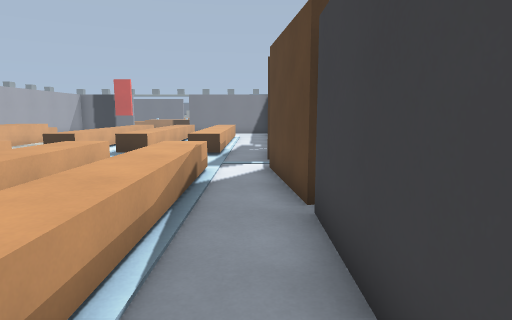
view 1 (above)

24 first-person views from a walk through a Godot game level. The camera is 1.5 m above the floor, tilts 8° down and sees 75° across. The floor is counted in squares, 1 m on a side. Each view is taken from the middle of a square. On the plan, view 1 faces up. The plan holds only what a view shows up to about 15 squares ahead; the rest is blank. The place goes on beyond the plan. Surface patterns are stand-ins for the level's own textures.

view 2
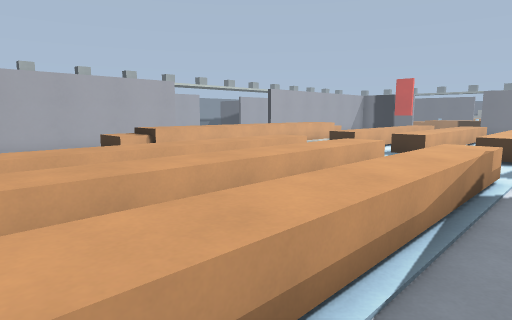

view 3
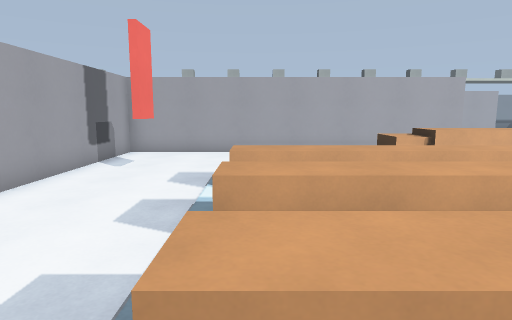

view 4
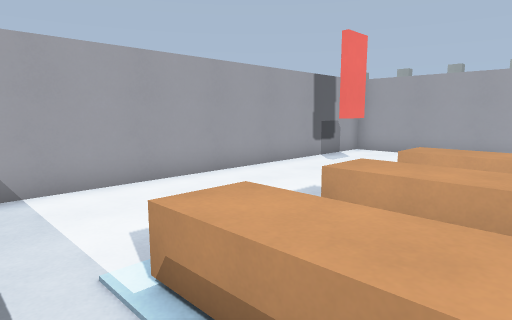

view 5
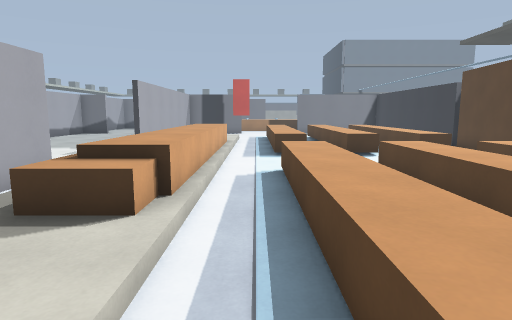

view 6
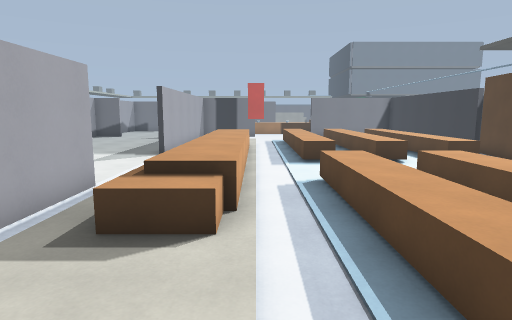

view 7
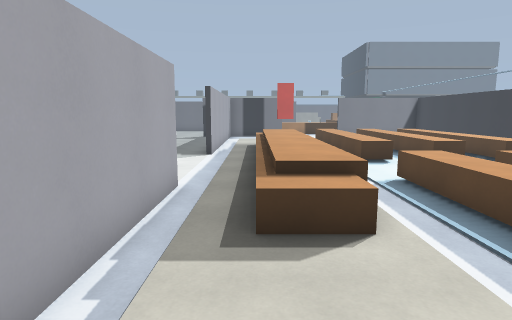

view 8
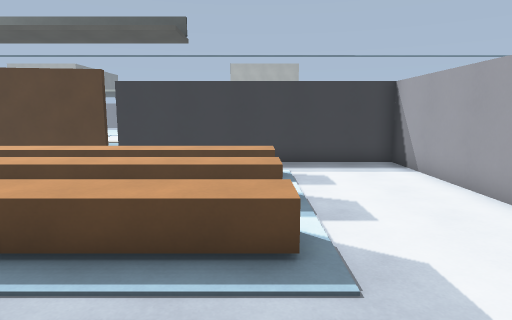

view 9
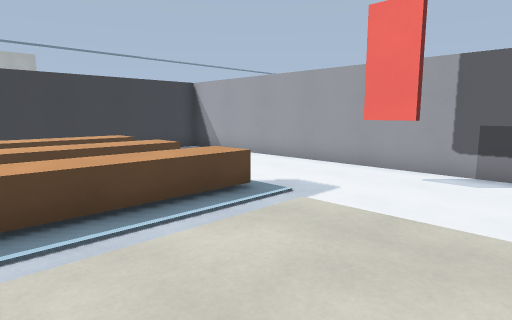

view 10
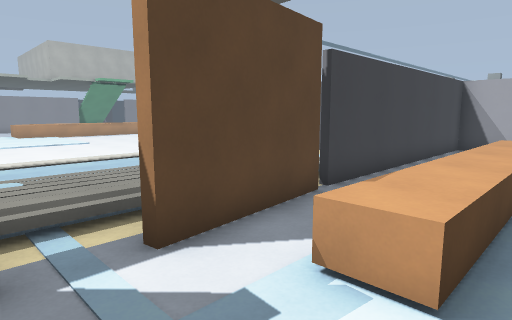

view 11
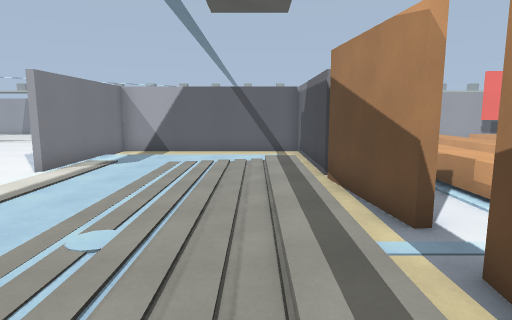

view 12
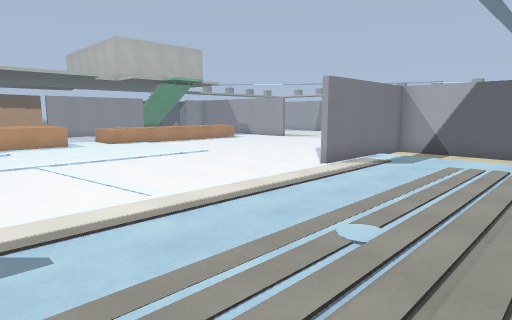

view 13
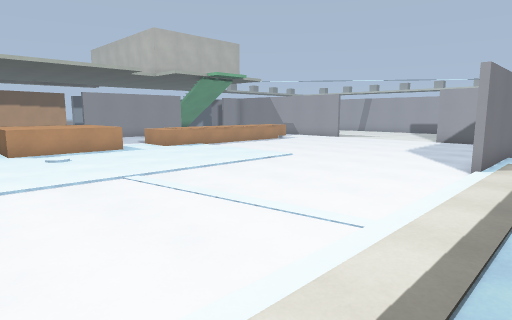

view 14
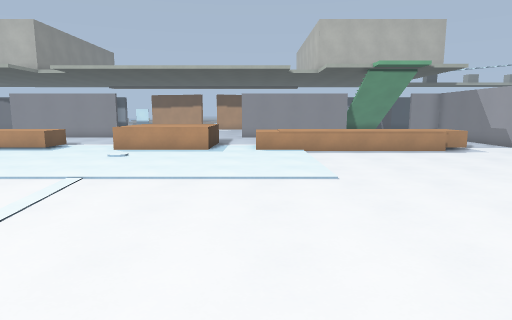

view 15
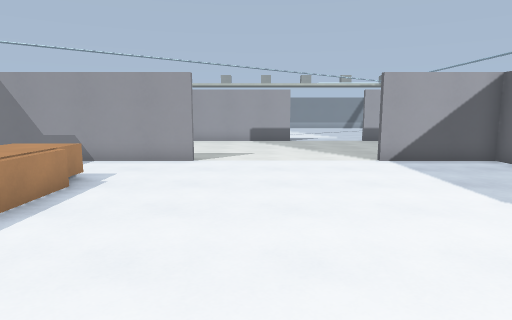

view 16
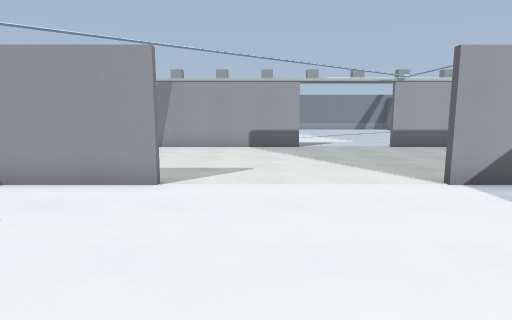

view 17
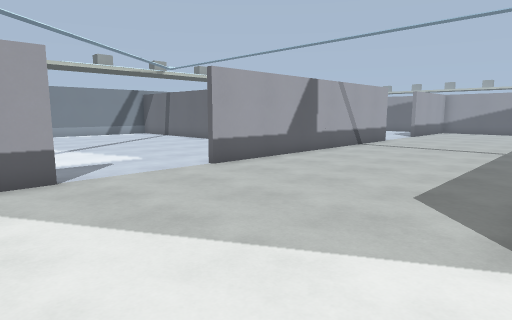

view 18
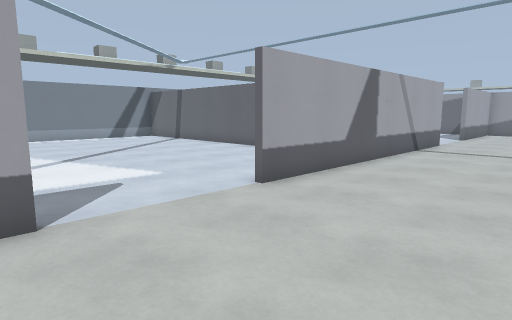

view 19
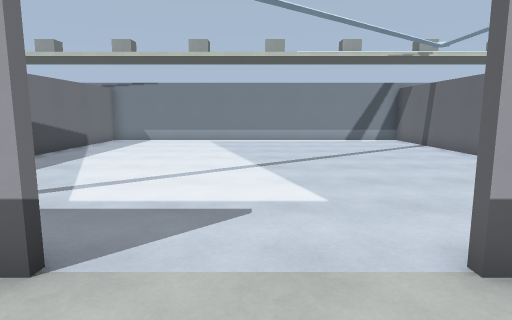

view 20
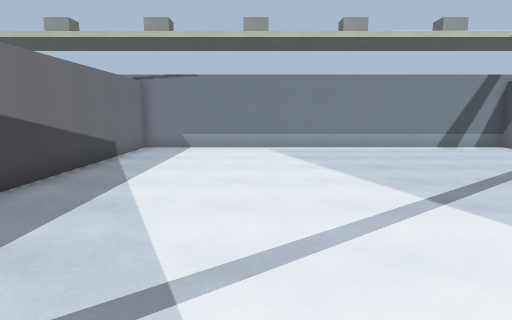

view 21
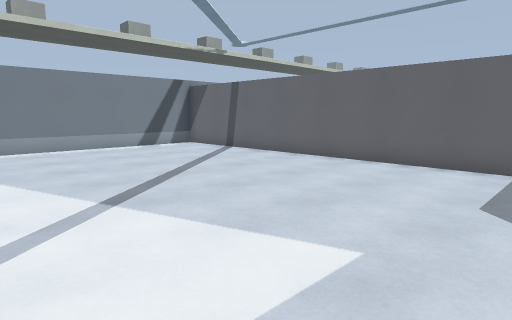

view 22
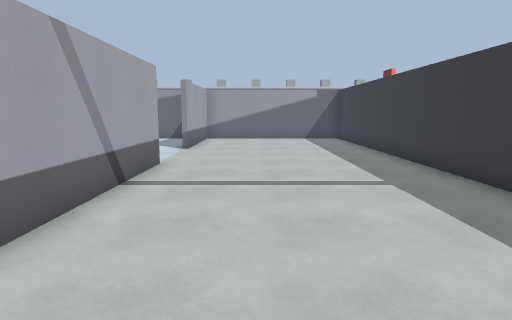

view 23
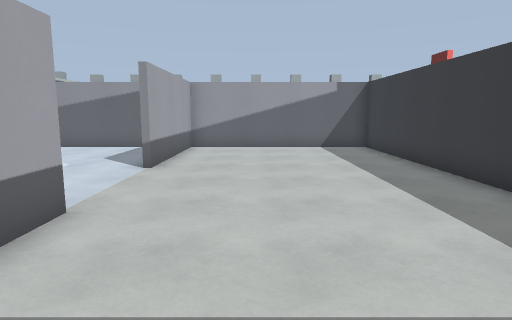

view 24
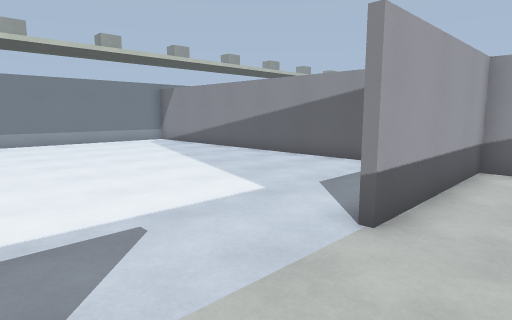

### Floor plan
Key: @ floor where view 1 was taken; # wall or solid block; x gap in a wall; . main floor; : floor 0.25 m higher than the main floor; / step, stairs or slope; = window, fence, low wall or low ledge; ^ raised ledge.
Columns run from 13 left of view 1 to 22 right of it. Each row starts with its distance up from view 1.
 15 #/^^=.^^^^ ^^.x     .  ..     ......
 14 #/^^^.^^^^ ^^.# :  .. ..............
 13 ./^^^.^^^^.^^.#   ...:............^^
 12 ./^^^.^^^^.^^.#:::...:..........:.^^
 11 ./^^^...  ....#:::...:............^^
 10 ./^^^..     ...::::..:............^^
  9 ./^^^..    ...#:::...:............^^
  8 #/^^^.^^^^.^^.#:::...:..............
  7 #/^^^.^^^^.^^.#:::...:............^^
  6 #/^^^.^^^^ ^^.#:::...:............^^
  5 #/^^^.^^^^ ^^.x:::...:............^^
  4 #/^^/.^^^^ ^^.#:::...:#...........^^
  3 #/::/.^^^^ ^^.#/::...:#...........^^
  2 #/::/.^^^^ ^^.# ......#...........^^
  1 #/::/.^^^^ ^^ # ......#...........^^
  0 #////.^^^^ ^^@#.......#...........^^
 -1 #.............######### ..........^^
 -2 #.............#         ..........^^
 -3 #...#.........#        .............
 -4 #.............#       #.............
 -5 #################     ####.......###
 -6   #............... ..............
 -7   #...............................
 -8   #...............................
 -9   #...............................
-10   #...............................
-11   #................................
-12   #................................
-13   ######.....###########.....######
-14   #  ........     #    .......
-15   #..........     #............
-16   #.........      #.............
-17   #.........      #..............
-18   #.........      #..............
-19   #.........      #...............
-20   #.........      #...............#
-21   #.........      #...............#
-22   #.........      #...............#
-23   #........       #...............#
-24     .......       #...............#
-25      ......       #...............#
-26       .....       #...............#
-27        ....       #...............#
-28         ...       #...............#
-29         ###       #################

Where each view was taken, in squares from view 1:
view 1: 0 up, 0 right, facing up
view 2: 0 up, 0 right, facing up-left
view 3: 0 up, 0 right, facing left
view 4: 2 up, 0 right, facing down-left
view 5: 0 up, 8 left, facing up
view 6: 0 up, 9 left, facing up
view 7: 0 up, 11 left, facing up
view 8: 0 up, 11 left, facing right
view 9: 4 up, 12 left, facing down-right
view 10: 11 up, 3 left, facing down-right
view 11: 14 up, 3 right, facing down
view 12: 14 up, 3 right, facing down-right
view 13: 15 up, 7 right, facing down-right
view 14: 7 up, 7 right, facing right
view 15: 6 up, 17 right, facing down
view 16: 2 up, 17 right, facing down
view 17: 5 down, 17 right, facing down-left
view 18: 8 down, 16 right, facing down-left
view 19: 10 down, 13 right, facing down
view 20: 14 down, 16 right, facing down
view 21: 14 down, 15 right, facing down-left
view 22: 10 down, 9 right, facing left
view 23: 10 down, 4 right, facing left
view 24: 11 down, 1 left, facing down-left
